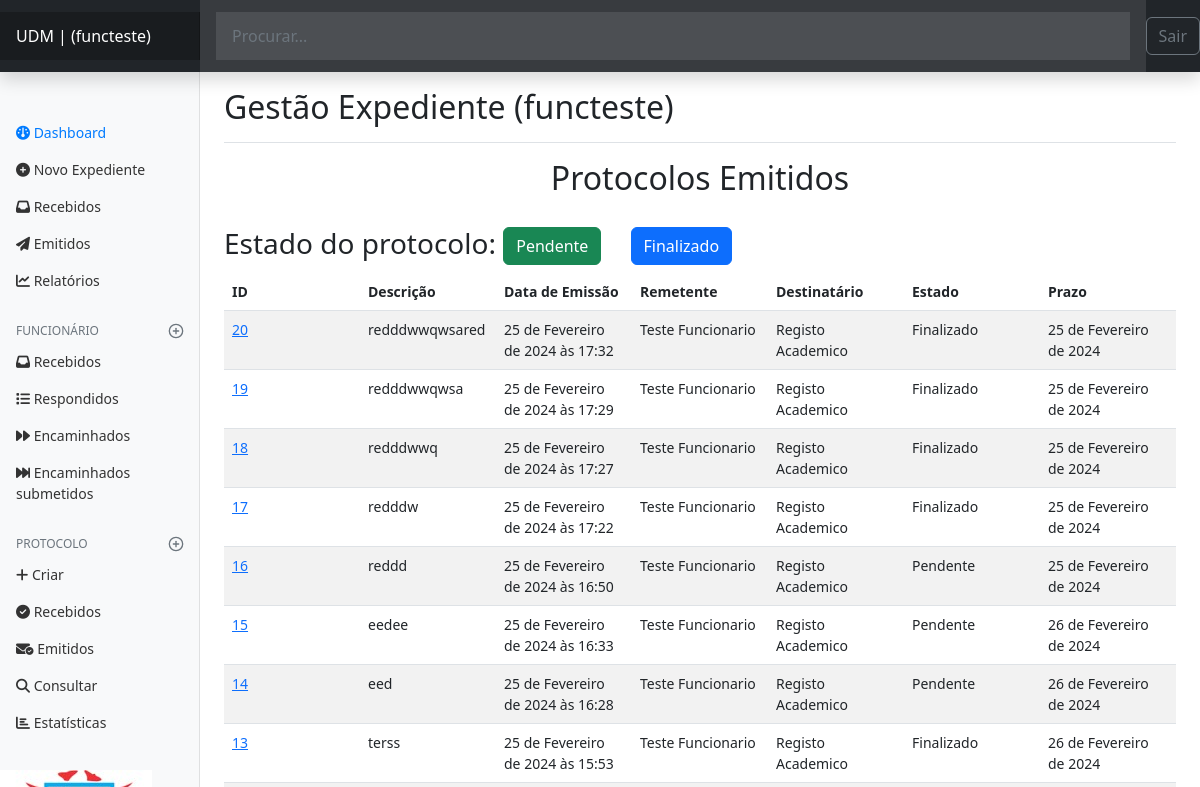
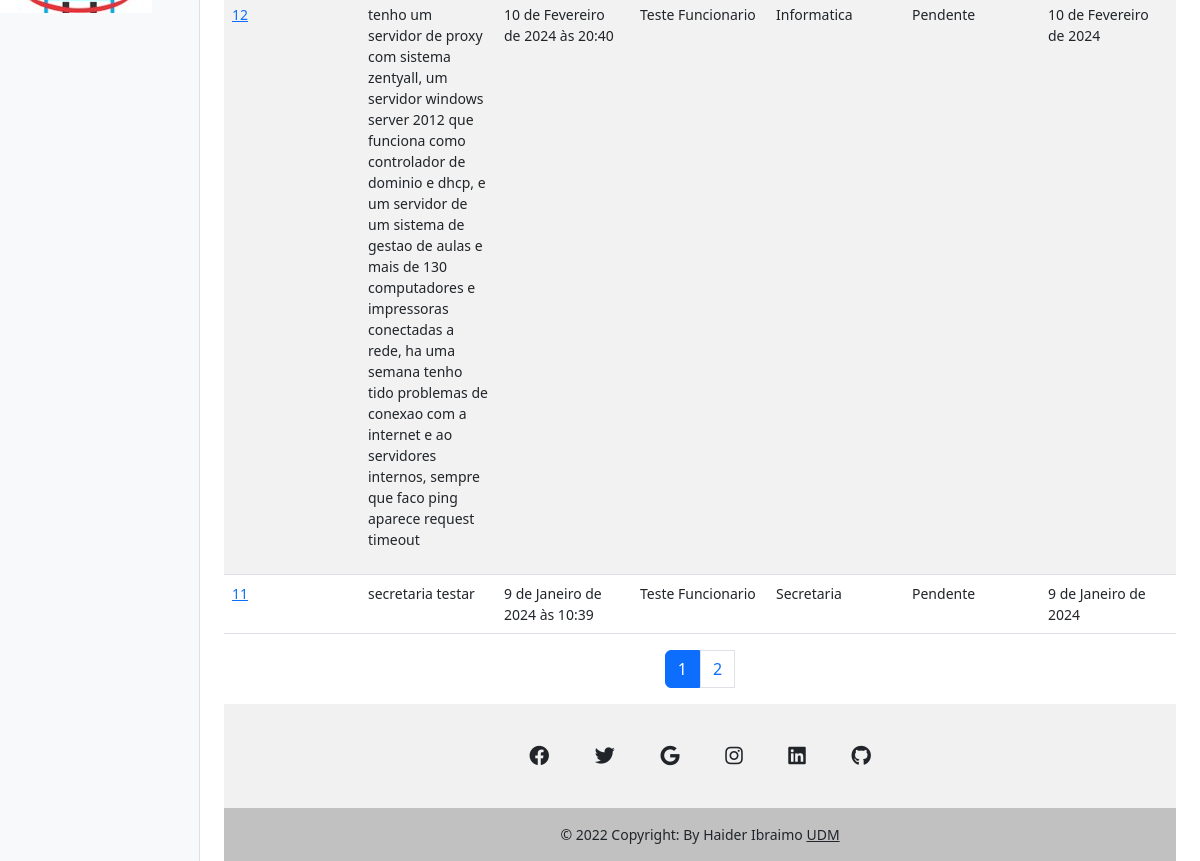
/authors/dashbord/protocol/emitidos (signed in), run on an earlier commit of the app's database (2 pictures, top to bottom).
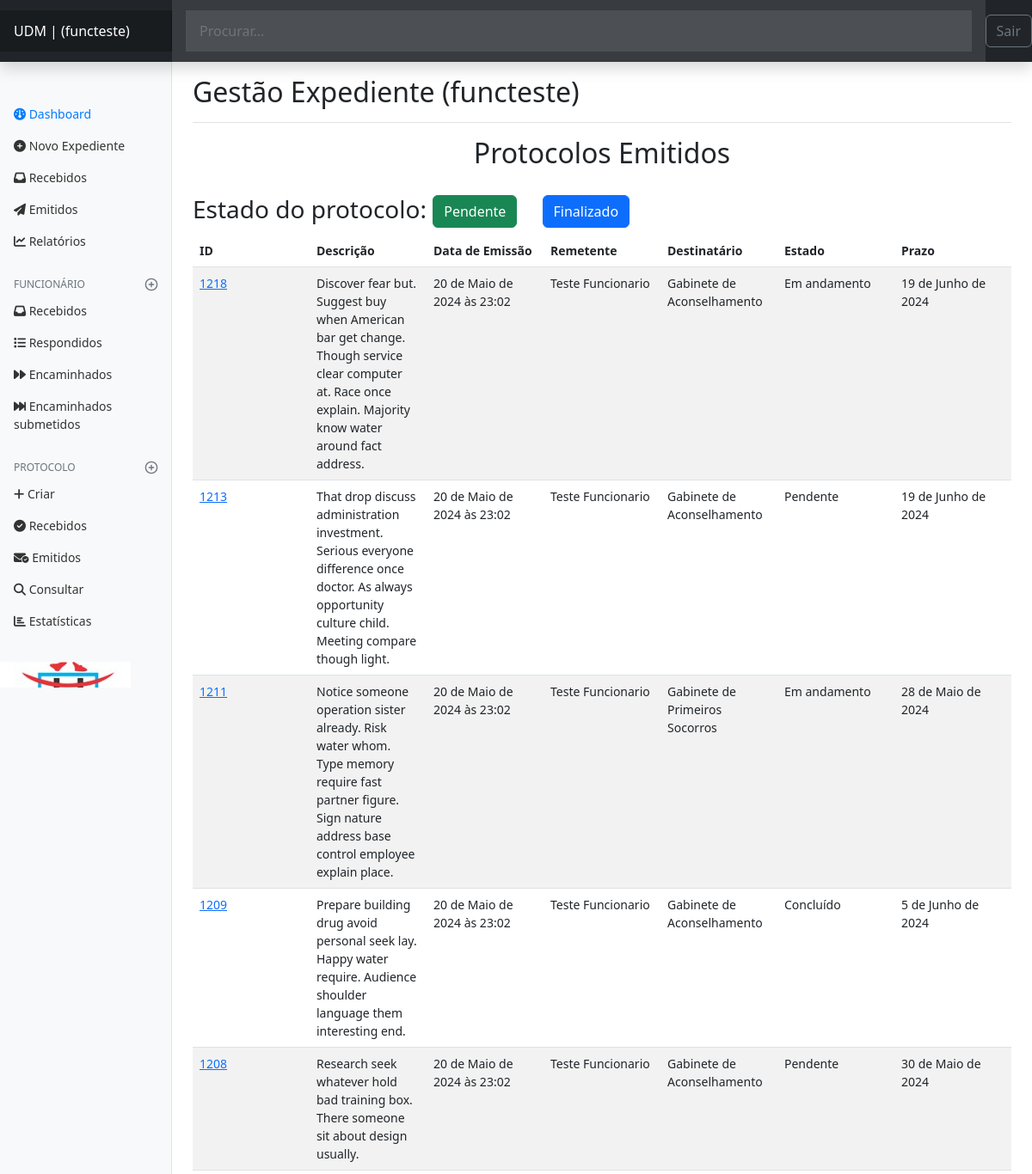
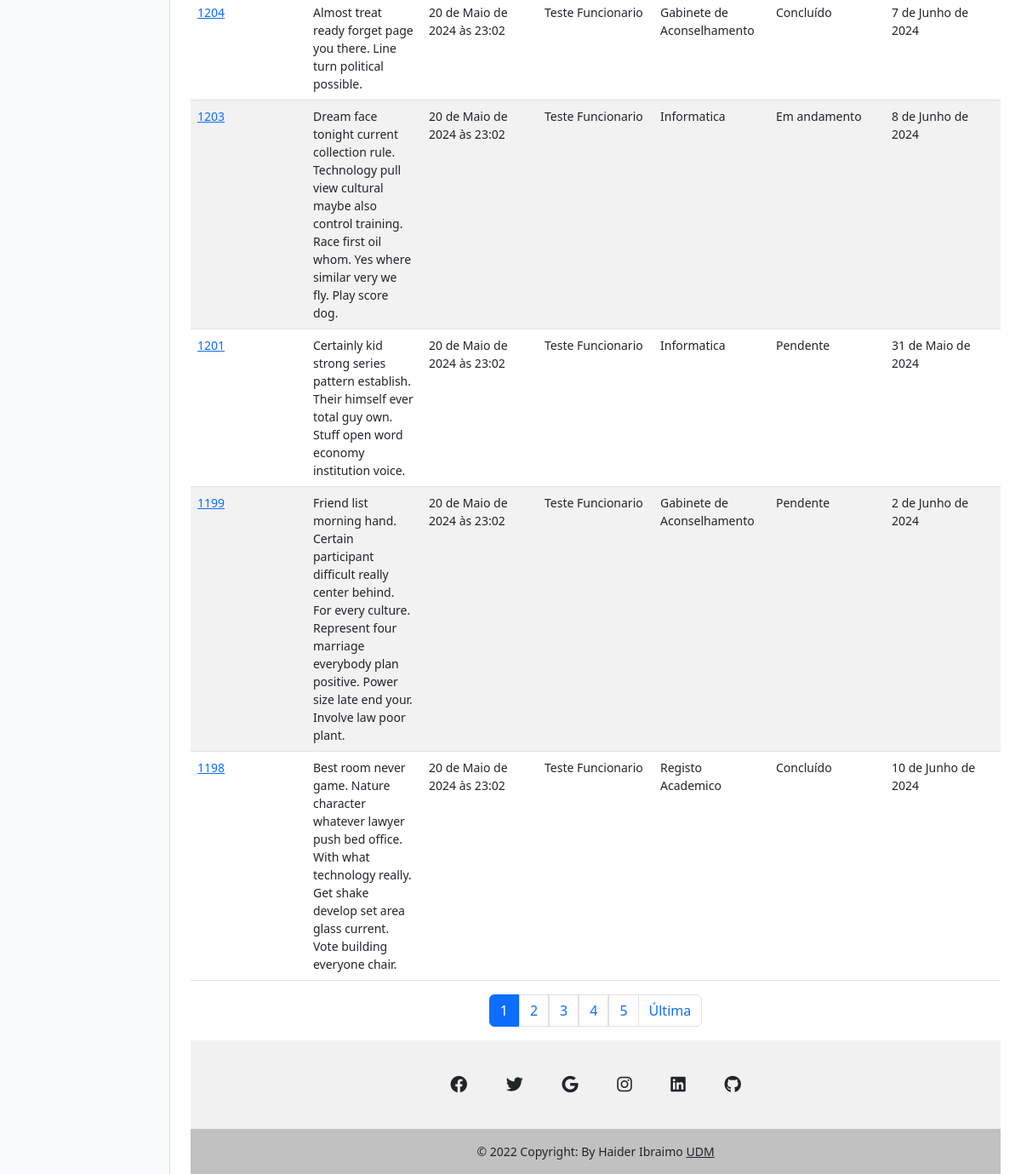
And on a later commit of the database (2 pictures, top to bottom).
### expedient/models.py (models this page shows, shortened)
class Protocolo(models.Model):
    data_emissao = models.DateTimeField(auto_now_add=True)
    descricao = models.TextField()
    remetente = models.ForeignKey(
        Funcionario, on_delete=models.SET_NULL, null=True, default=None,  related_name='remetente')
    destinatario = models.ForeignKey(
        Departamento, on_delete=models.SET_NULL, null=True, default=None, related_name='destinatario')
    estado = models.CharField(max_length=50)
    observacao = models.TextField()
    prazo = models.DateField()
    data_confirmacao_recepcao = models.DateTimeField(null=True)
    confirmacao_user_status = models.BooleanField(default=False)
    confirmacao_user = models.ForeignKey(
        Funcionario, on_delete=models.SET_NULL, null=True, default=None, related_name='confirmacao_user')

class Funcionario(models.Model):
    nome_completo = models.CharField(max_length=95)
    numero_telefone = models.CharField(max_length=65)
    estado = models.CharField(max_length=50)
    author = models.OneToOneField(User, on_delete=models.CASCADE)
    departamento = models.ForeignKey(
        Departamento, on_delete=models.SET_NULL, null=True, default=None)
    def __str__(self):
        return self.nome_completo

class Departamento(models.Model):
    nome = models.CharField(max_length=65)
    def __str__(self):
        return self.nome

### authors/views.py (the view)
# urls.py: path('dashbord/protocol/emitidos', views.dashbord_protocol_emitidos,
@login_required(login_url='authors:login', redirect_field_name='next')
def dashbord_protocol_emitidos(request):
    funcionario = Funcionario.objects.select_related('departamento').filter(author=request.user).first()
    if not funcionario:
        raise Http404("Funcionário não encontrado")
    protocols = Protocolo.objects.filter(remetente=funcionario)
    page_obj, pagination_range = make_pagination(request, protocols, PER_PAGE)
    return render(request, 'authors/pages/dashbord_protocol_emitidos.html', {
        'protocols': page_obj,
        'pagination_range': pagination_range,
        'funcionario': funcionario,
    })

### authors/templates/authors/pages/dashbord_protocol_emitidos.html (shortened to what this page needs)
{% extends 'global/base.html' %}
{% block content %}
  <H2 align="center">Protocolos Emitidos</H2>
  <br>
  <h3>Estado do protocolo:
    <a class="btn btn-success" href="{% url 'authors:dashbord_protocol_emitidos_pendente' %}">Pendente</a>
    <a class="btn btn-primary" href="{% url 'authors:dashbord_protocol_emitidos_finalizado'%}">Finalizado</a>
  </h3>
  <table class="table table-striped table-hover" style="table-layout: fixed;">
    <thead>
      <tr>
        <th>ID </th>
        <th>Descrição</th>
        <th>Data de Emissão</th>
        <th>Remetente</th>
        <th>Destinatário</th>
        <th>Estado</th>
        <th>Prazo</th>
     </tr>
      </thead>
    {% for protocol in protocols %}
    <tr>
        <td> <a href="{% url 'authors:dashbord_protocol_detail' protocol.id %}">{{ protocol.id }}</a> </td>
        <td>{{ protocol.descricao|safe }}</td>
        <td>{{ protocol.data_emissao }}</td>
        <td>{{ protocol.remetente }}</td>
        <td>{{ protocol.destinatario}}</td>
        <td>{{ protocol.estado }}</td>
        <td>{{ protocol.prazo }}</td>
     </tr>
    {% empty %}
        <p style="color:red">Não tens nenhum protocolo emitido, crie um.</p>
    {% endfor %}
</table>
{% if protocols.has_other_pages %}
<div class="container">
    <nav aria-label="Page navigation example">
        <ul class="pagination justify-content-center">
            {% for page in pagination_range.pagination_range %}
                {% if pagination_range.current_page == page %}
                <li class="page-item active" aria-current="page">
                    <span class="page-link">{{ page }}</span>
                </li>
                {% else %}
                    <a class ="page-link page-item" href="?page={{ page }}{{ additional_url_query}}"> {{ page }} </a>
                {% endif %}
            {% endfor %}
            {% if pagination_range.last_page_out_of_range %}
            <li class="page-item">
                <a class="page-link" href="?page={{ pagination_range.total_pages }}">Última</a>
            </li>
            {% endif %}
        </ul>
    </nav>
</div>
{% endif %}
{% endblock content %}

What changed in the data, as far as the page shows it:
no longer on this page (row unchanged): Protocolo: id "20", descricao "redddwwqwsared", data_emissao "25 de Fevereiro de 2024 às 17:32", remetente "Teste Funcionario", destinatario "Registo Academico", estado "Finalizado", prazo "25 de Fevereiro de 2024"
no longer on this page (row unchanged): Protocolo: id "19", descricao "redddwwqwsa", data_emissao "25 de Fevereiro de 2024 às 17:29", remetente "Teste Funcionario", destinatario "Registo Academico", estado "Finalizado", prazo "25 de Fevereiro de 2024"
no longer on this page (row unchanged): Protocolo: id "18", descricao "redddwwq", data_emissao "25 de Fevereiro de 2024 às 17:27", remetente "Teste Funcionario", destinatario "Registo Academico", estado "Finalizado", prazo "25 de Fevereiro de 2024"
no longer on this page (row unchanged): Protocolo: id "17", descricao "redddw", data_emissao "25 de Fevereiro de 2024 às 17:22", remetente "Teste Funcionario", destinatario "Registo Academico", estado "Finalizado", prazo "25 de Fevereiro de 2024"
no longer on this page (row unchanged): Protocolo: id "16", descricao "reddd", data_emissao "25 de Fevereiro de 2024 às 16:50", remetente "Teste Funcionario", destinatario "Registo Academico", estado "Pendente", prazo "25 de Fevereiro de 2024"
no longer on this page (row unchanged): Protocolo: id "15", descricao "eedee", data_emissao "25 de Fevereiro de 2024 às 16:33", remetente "Teste Funcionario", destinatario "Registo Academico", estado "Pendente", prazo "26 de Fevereiro de 2024"
no longer on this page (row unchanged): Protocolo: id "14", descricao "eed", data_emissao "25 de Fevereiro de 2024 às 16:28", remetente "Teste Funcionario", destinatario "Registo Academico", estado "Pendente", prazo "26 de Fevereiro de 2024"
no longer on this page (row unchanged): Protocolo: id "13", descricao "terss", data_emissao "25 de Fevereiro de 2024 às 15:53", remetente "Teste Funcionario", destinatario "Registo Academico", estado "Finalizado", prazo "26 de Fevereiro de 2024"
no longer on this page (row unchanged): Protocolo: id "12", descricao "tenho um servidor de proxy com sistema zentyall, um servidor windows server 2012 que funciona como controlador de dominio e dhcp, e um servidor de um sistema de gestao de aulas e mais de 130 computadores e impressoras conectadas a rede, ha uma semana tenho tido problemas de conexao com a internet e ao servidores internos, sempre que faco ping aparece request timeout", data_emissao "10 de Fevereiro de 2024 às 20:40", remetente "Teste Funcionario", destinatario "Informatica", estado "Pendente", prazo "10 de Fevereiro de 2024"
no longer on this page (row unchanged): Protocolo: id "11", descricao "secretaria testar", data_emissao "9 de Janeiro de 2024 às 10:39", remetente "Teste Funcionario", destinatario "Secretaria", estado "Pendente", prazo "9 de Janeiro de 2024"
added Protocolo: id "1218", descricao "Discover fear but. Suggest buy when American bar get change. Though service clear computer at. Race once explain. Majority know water around fact address.", data_emissao "20 de Maio de 2024 às 23:02", remetente "Teste Funcionario", destinatario "Gabinete de Aconselhamento", estado "Em andamento", prazo "19 de Junho de 2024"
added Protocolo: id "1213", descricao "That drop discuss administration investment. Serious everyone difference once doctor. As always opportunity culture child. Meeting compare though light.", data_emissao "20 de Maio de 2024 às 23:02", remetente "Teste Funcionario", destinatario "Gabinete de Aconselhamento", estado "Pendente", prazo "19 de Junho de 2024"
added Protocolo: id "1211", descricao "Notice someone operation sister already. Risk water whom. Type memory require fast partner figure. Sign nature address base control employee explain place.", data_emissao "20 de Maio de 2024 às 23:02", remetente "Teste Funcionario", destinatario "Gabinete de Primeiros Socorros", estado "Em andamento", prazo "28 de Maio de 2024"
added Protocolo: id "1209", descricao "Prepare building drug avoid personal seek lay. Happy water require. Audience shoulder language them interesting end.", data_emissao "20 de Maio de 2024 às 23:02", remetente "Teste Funcionario", destinatario "Gabinete de Aconselhamento", estado "Concluído", prazo "5 de Junho de 2024"
added Protocolo: id "1208", descricao "Research seek whatever hold bad training box. There someone sit about design usually.", data_emissao "20 de Maio de 2024 às 23:02", remetente "Teste Funcionario", destinatario "Gabinete de Aconselhamento", estado "Pendente", prazo "30 de Maio de 2024"
added Protocolo: id "1204", descricao "Almost treat ready forget page you there. Line turn political possible.", data_emissao "20 de Maio de 2024 às 23:02", remetente "Teste Funcionario", destinatario "Gabinete de Aconselhamento", estado "Concluído", prazo "7 de Junho de 2024"
added Protocolo: id "1203", descricao "Dream face tonight current collection rule. Technology pull view cultural maybe also control training. Race first oil whom. Yes where similar very we fly. Play score dog.", data_emissao "20 de Maio de 2024 às 23:02", remetente "Teste Funcionario", destinatario "Informatica", estado "Em andamento", prazo "8 de Junho de 2024"
added Protocolo: id "1201", descricao "Certainly kid strong series pattern establish. Their himself ever total guy own. Stuff open word economy institution voice.", data_emissao "20 de Maio de 2024 às 23:02", remetente "Teste Funcionario", destinatario "Informatica", estado "Pendente", prazo "31 de Maio de 2024"
added Protocolo: id "1199", descricao "Friend list morning hand. Certain participant difficult really center behind. For every culture. Represent four marriage everybody plan positive. Power size late end your. Involve law poor plant.", data_emissao "20 de Maio de 2024 às 23:02", remetente "Teste Funcionario", destinatario "Gabinete de Aconselhamento", estado "Pendente", prazo "2 de Junho de 2024"
added Protocolo: id "1198", descricao "Best room never game. Nature character whatever lawyer push bed office. With what technology really. Get shake develop set area glass current. Vote building everyone chair.", data_emissao "20 de Maio de 2024 às 23:02", remetente "Teste Funcionario", destinatario "Registo Academico", estado "Concluído", prazo "10 de Junho de 2024"
Also different on the page:
new list line: "3"
new list line: "4"
new list line: "5"
text now shown: "Última"
